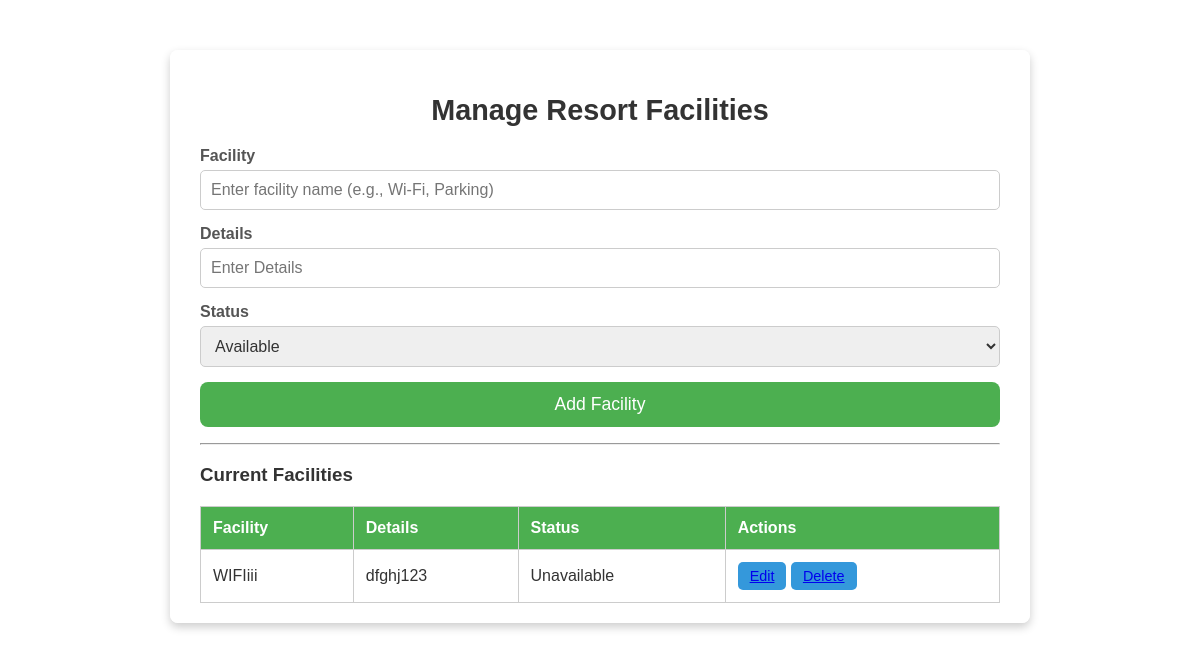
Page /manage_resort_facility (signed in) on the committed database.
### SportComApp/models.py (models this page shows)
class ResortFacilityTable(models.Model):
    RESORT = models.ForeignKey(ResortTable, on_delete=models.CASCADE)
    Facility = models.CharField(max_length=300, blank=True, null=True)
    Details = models.CharField(max_length=500, null=True, blank=True)
    Status = models.CharField(max_length=500, null=True, blank=True)
    is_active = models.BooleanField(default=True)
    created_at = models.DateTimeField(auto_now_add=True, null=True, blank=True)
    updated_at = models.DateTimeField(auto_now_add=True, null=True, blank=True)

### SportComApp/views.py (the view, shortened to what this page needs)
# urls.py: path('manage_resort_facility', ManageResortFacility.as_view(), name="manage_resort_facility"),
class ManageResortFacility(View):
    def get(self, request):
        obj = ResortFacilityTable.objects.filter(RESORT__LOGIN_id=request.session['login_id'])
        return render(request, "RESORT/manage_facility.html",{'facility': obj})

### templates/RESORT/manage_facility.html (shortened to what this page needs)
{% load static%}
<html lang="en">
<head>
    <link rel="stylesheet" href="{% static 'styles/styles.css' %}">
</head>
<body>
<div class="facilities-container">
    <h2>Manage Resort Facilities</h2>
    <form action="#" method="post" class="facility-form">
        <div class="form-group">
            <label for="facilityName">Facility</label>
            <input type="text" id="facilityName" name="Facility" placeholder="Enter facility name (e.g., Wi-Fi, Parking)" required>
        </div>
        <div class="form-group">
            <label for="DetailsName">Details</label>
            <input type="text" id="DetailsName" name="Details" placeholder="Enter Details" required>
        </div>
        <div class="form-group">
            <label for="status">Status</label>
            <select id="status" name="Status" required>
                <option value="Available">Available</option>
            </select>
        </div>
        <button type="submit" class="submit-btn">Add Facility</button>
    </form>
    <hr>
    <h3>Current Facilities</h3>
    <table class="facilities-table">
        <thead>
            <tr>
                <th>Facility</th>
                <th>Details</th>
                <th>Status</th>
                <th>Actions</th>
            </tr>
        </thead>
        <tbody>
             {%  for facility in facility %}
            <tr>
                <td>{{ facility.Facility }}</td>
                <td>{{ facility.Details }}</td>
                <td>{{ facility.Status }}</td>
                <td>
                    <button class="edit-btn"><a href="edit_resort_facility/{{ facility.id }}">Edit</a></button>
                    <button class="edit-btn"><a href="delete_resort_facility/{{ facility.id }}">Delete</a></button>
                </td>
            </tr>
            {% endfor %}
        </tbody>
    </table>
</div>
</body>
</html>

### static/styles/styles.css (style rules this page uses)
h2 { text-align: center; color: #333; font-size: 1.8em; margin-bottom: 20px; }
.form-group { margin-bottom: 15px; }
label { display: block; margin-bottom: 5px; font-weight: bold; color: #555; }
input[type="text"], input[type="email"], input[type="tel"], select, input[type="file"] { width: 100%; padding: 10px; border: 1px solid #ccc; border-radius: 5px; box-sizing: border-box; font-size: 1em; }
.submit-btn { width: 100%; padding: 12px; background-color: #4CAF50; color: white; border: none; border-radius: 8px; font-size: 1.1em; cursor: pointer; transition: background-color 0.3s ease; }
.form-group select { color: #333; }
.facilities-container { margin: 50px auto; width: 90%; max-width: 800px; background-color: rgba(255, 255, 255, 0.9); padding: 20px 30px; border-radius: 8px; box-shadow: 0px 4px 10px rgba(0, 0, 0, 0.2); }
.facilities-container h2 { text-align: center; color: #333; font-size: 1.8em; margin-bottom: 20px; }
.facility-form .form-group { margin-bottom: 15px; }
.facility-form label { display: block; margin-bottom: 5px; font-weight: bold; color: #555; }
.facility-form input[type="text"], .facility-form select { width: 100%; padding: 10px; border: 1px solid #ccc; border-radius: 5px; font-size: 1em; }
.facilities-table { width: 100%; border-collapse: collapse; margin-top: 20px; }
.facilities-table th, .facilities-table td { padding: 12px; text-align: left; border: 1px solid #ccc; }
.facilities-table thead th { background-color: #4CAF50; color: white; font-weight: bold; }
.edit-btn, .delete-btn { padding: 6px 12px; border: none; border-radius: 5px; color: white; font-size: 0.9em; cursor: pointer; transition: background-color 0.3s ease; }
.edit-btn { background-color: #3498db; }
table { width: 100%; border-collapse: collapse; font-family: Arial, sans-serif; }
thead th { background-color: #4CAF50; color: white; padding: 12px; text-align: left; font-weight: bold; }
td, th { padding: 10px; border: 1px solid #ddd; text-align: left; }

### rows in the picture
ResortFacilityTable: Facility "WIFIiii", Details "dfghj123", Status "Unavailable"
